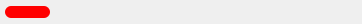
<?xml version="1.0" encoding="UTF-8"?>
<ui version="4.0">
 <class>UsageProgressBar</class>
 <widget class="QWidget" name="UsageProgressBar">
  <property name="geometry">
   <rect>
    <x>0</x>
    <y>0</y>
    <width>362</width>
    <height>24</height>
   </rect>
  </property>
  <property name="sizePolicy">
   <sizepolicy hsizetype="Fixed" vsizetype="Fixed">
    <horstretch>0</horstretch>
    <verstretch>0</verstretch>
   </sizepolicy>
  </property>
  <property name="minimumSize">
   <size>
    <width>362</width>
    <height>24</height>
   </size>
  </property>
  <property name="maximumSize">
   <size>
    <width>362</width>
    <height>24</height>
   </size>
  </property>
  <property name="windowTitle">
   <string/>
  </property>
  <property name="styleSheet">
   <string notr="true">#wProgress
{
	background-color: red;
	border-radius: 6px;
	margin-left: 5px;
}
</string>
  </property>
  <widget class="QWidget" name="wProgress" native="true">
   <property name="geometry">
    <rect>
     <x>0</x>
     <y>6</y>
     <width>50</width>
     <height>12</height>
    </rect>
   </property>
   <property name="sizePolicy">
    <sizepolicy hsizetype="Fixed" vsizetype="Fixed">
     <horstretch>0</horstretch>
     <verstretch>0</verstretch>
    </sizepolicy>
   </property>
   <property name="minimumSize">
    <size>
     <width>0</width>
     <height>12</height>
    </size>
   </property>
   <property name="maximumSize">
    <size>
     <width>16777215</width>
     <height>12</height>
    </size>
   </property>
   <property name="styleSheet">
    <string notr="true"/>
   </property>
  </widget>
  <widget class="QPushButton" name="lProgress">
   <property name="geometry">
    <rect>
     <x>0</x>
     <y>0</y>
     <width>362</width>
     <height>24</height>
    </rect>
   </property>
   <property name="sizePolicy">
    <sizepolicy hsizetype="Fixed" vsizetype="Fixed">
     <horstretch>0</horstretch>
     <verstretch>0</verstretch>
    </sizepolicy>
   </property>
   <property name="minimumSize">
    <size>
     <width>362</width>
     <height>24</height>
    </size>
   </property>
   <property name="maximumSize">
    <size>
     <width>362</width>
     <height>24</height>
    </size>
   </property>
   <property name="styleSheet">
    <string notr="true">border: none;</string>
   </property>
   <property name="text">
    <string/>
   </property>
   <property name="icon">
    <iconset resource="../Resources_macx.qrc">
     <normaloff>:/images/usageProgress.png</normaloff>:/images/usageProgress.png</iconset>
   </property>
   <property name="iconSize">
    <size>
     <width>362</width>
     <height>24</height>
    </size>
   </property>
   <property name="flat">
    <bool>true</bool>
   </property>
  </widget>
  <zorder>lProgress</zorder>
  <zorder>wProgress</zorder>
 </widget>
 <resources>
  <include location="../Resources_macx.qrc"/>
 </resources>
 <connections/>
</ui>
